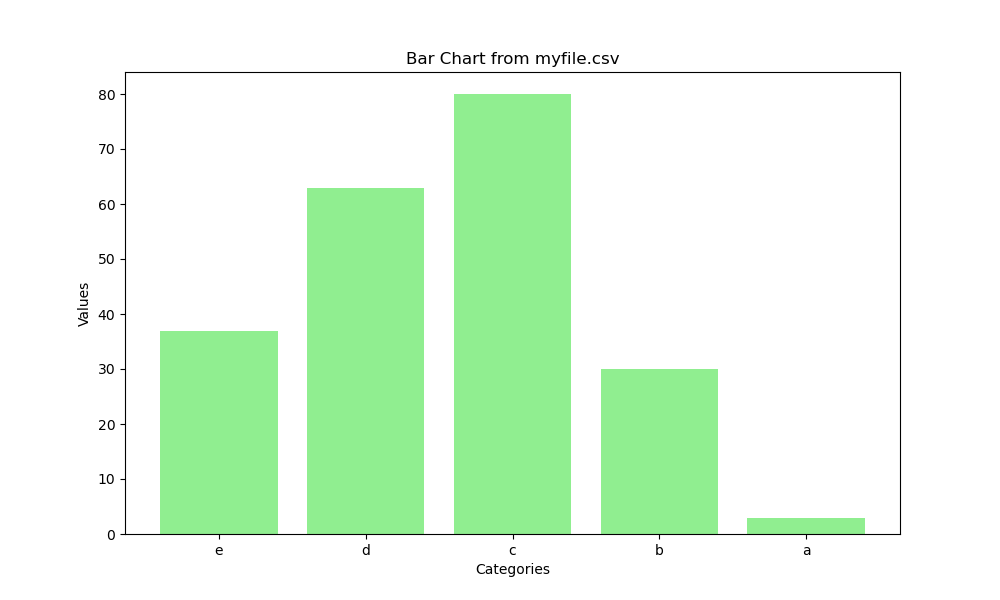

Generate this figure with Python:
# attempts: 1

import pandas as pd
import matplotlib.pyplot as plt

# Read the CSV file
data = pd.read_csv('myfile.csv')

# Extract columns A and B
categories = data['A']
values = data['B']

# Create a bar chart
plt.figure(figsize=(10, 6))
plt.bar(categories, values, color='lightgreen')

# Add title and labels
plt.title('Bar Chart from myfile.csv')
plt.xlabel('Categories')
plt.ylabel('Values')

# Show the plot
plt.show()
